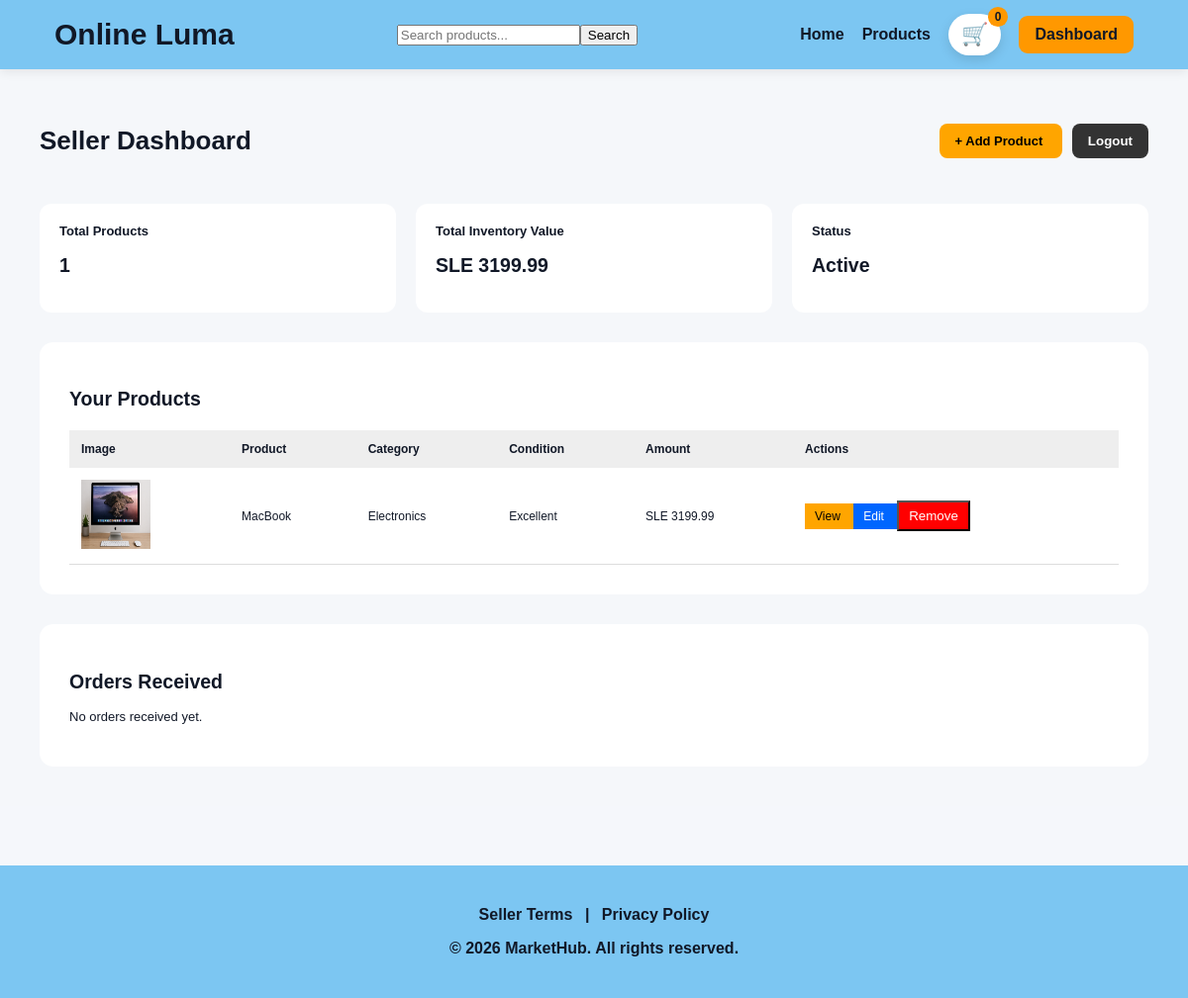
The page /dashboard/ (signed in) on the database its author committed.
### website/models.py (models this page shows, shortened)
class Product(models.Model):
    CONDITION_CHOICES = [
        ("Excellent", "Excellent"),
        ("Good", "Good"),
        ("Fair/Damaged", "Fair/Damaged"),
    ]
    seller = models.ForeignKey(User, on_delete=models.SET_NULL, null=True, blank=True)
    name = models.CharField(max_length=200)
    category = models.CharField(max_length=100, blank=True, null=True)
    amount = models.DecimalField(max_digits=10, decimal_places=2, default=0)
    description = models.TextField(blank=True, null=True)
    condition = models.CharField(max_length=20, choices=CONDITION_CHOICES, default="Good")
    image = models.ImageField(upload_to="products/", blank=True, null=True)

### website/views.py (the view)
# urls.py: path("dashboard/", views.seller_dashboard, name="seller_dashboard"),
@login_required
def seller_dashboard(request):
    products = Product.objects.filter(seller=request.user)
    total_products = products.count()
    total_value = sum(product.amount for product in products)
    order_items = OrderItem.objects.filter(
        seller=request.user
    ).select_related("order", "product").order_by("-order__created_at")
    return render(request, "dashboard.html", {
        "products": products,
        "total_products": total_products,
        "total_value": total_value,
        "order_items": order_items,
    })

### website/templates/dashboard.html (shortened to what this page needs)
{% extends "base.html" %}
{% block content %}
<div style="padding:40px; background:#f5f7fa; min-height:80vh; font-size:13px;">
    <div style="display:flex; justify-content:space-between; align-items:center; margin-bottom:30px;">
        <h1 style="font-size:26px;">Seller Dashboard</h1>
        <div>
            <a href="{% url 'add_product' %}" style="background:orange; padding:10px 16px; border-radius:8px; text-decoration:none; color:black; font-weight:bold;">
                + Add Product
            </a>
            <form action="{% url 'logout' %}" method="post" style="display:inline;">
                <button type="submit" style="background:#333; color:white; border:none; padding:10px 16px; border-radius:8px; font-weight:bold; margin-left:10px; cursor:pointer;">
                    Logout
                </button>
            </form>
        </div>
    </div>
    <div style="display:grid; grid-template-columns:repeat(3, 1fr); gap:20px; margin-bottom:30px;">
        <div style="background:white; padding:20px; border-radius:12px;">
            <strong>Total Products</strong>
            <h2>{{ total_products }}</h2>
        </div>
        <div style="background:white; padding:20px; border-radius:12px;">
            <strong>Total Inventory Value</strong>
            <h2>SLE {{ total_value|floatformat:2 }}</h2>
        </div>
        <div style="background:white; padding:20px; border-radius:12px;">
            <strong>Status</strong>
            <h2>Active</h2>
        </div>
    </div>
    <div style="background:white; padding:30px; border-radius:14px; margin-bottom:30px;">
        <h2>Your Products</h2>
        <table style="width:100%; font-size:12px; border-collapse:collapse; margin-top:20px;">
            <thead>
                <tr style="background:#eee;">
                    <th style="padding:12px; text-align:left;">Image</th>
                    <th style="padding:12px; text-align:left;">Product</th>
                    <th style="padding:12px; text-align:left;">Category</th>
                    <th style="padding:12px; text-align:left;">Condition</th>
                    <th style="padding:12px; text-align:left;">Amount</th>
                    <th style="padding:12px; text-align:left;">Actions</th>
                </tr>
            </thead>
            <tbody>
<tbody>
{% for product in products %}
<tr style="border-bottom:1px solid #ddd;">
    <td style="padding:12px;">
        {% if product.image %}
            <img src="{{ product.image.url }}" width="70" height="70">
        {% else %}
            No Image
        {% endif %}
    </td>
    <td style="padding:12px;">{{ product.name }}</td>
    <td style="padding:12px;">{{ product.category }}</td>
    <td style="padding:12px;">{{ product.condition }}</td>
    <td style="padding:12px;">SLE {{ product.amount }}</td>
    <td style="padding:12px;">
        <a href="{% url 'product_detail' product.id %}"
           style="background:orange; padding:6px 10px; color:black;">
           View
        </a>
        <a href="{% url 'edit_product' product.id %}"
           style="background:#0066ff; padding:6px 10px; color:white;">
           Edit
        </a>
        <form action="{% url 'delete_product' product.id %}" method="post" style="display:inline;">
            <button type="submit"
                onclick="return confirm('Are you sure you want to delete this product?');"
                style="background:red; color:white; padding:6px 10px;">
                Remove
            </button>
        </form>
    </td>
</tr>
{% endfor %}
</tbody></table>
    </div>
    <div style="background:white; padding:30px; border-radius:14px;">
        <h2>Orders Received</h2>
        {% if order_items %}
        <table style="width:100%; border-collapse:collapse; font-size:12px; margin-top:20px;">
            <thead>
                <tr style="background:#eee;">
                    <th style="padding:12px; text-align:left;">Order ID</th>
                    <th style="padding:12px; text-align:left;">Product</th>
                    <th style="padding:12px; text-align:left;">Buyer</th>
                    <th style="padding:12px; text-align:left;">Phone</th>
                    <th style="padding:12px; text-align:left;">Address</th>
                    <th style="padding:12px; text-align:left;">Payment</th>
                    <th style="padding:12px; text-align:left;">Status</th>
                    <th style="padding:12px; text-align:left;">Amount</th>
                </tr>
            </thead>
            <tbody>
                {% for item in order_items %}
                <tr style="border-bottom:1px solid #ddd;">
                    <td style="padding:12px;">#{{ item.order.id }}</td>
                    <td style="padding:12px;">{{ item.product.name }}</td>
                    <td style="padding:12px;">{{ item.order.buyer_name }}</td>
                    <td style="padding:12px;">{{ item.order.buyer_phone }}</td>
                    <td style="padding:12px;">{{ item.order.buyer_address }}</td>
                    <td style="padding:12px;">{{ item.order.get_payment_method_display }}</td>
                    <td style="padding:12px;">{{ item.order.get_status_display }}</td>
                    <td style="padding:12px;">SLE {{ item.price|floatformat:2 }}</td>
                </tr>
                {% endfor %}
            </tbody>
        </table>
        {% else %}
            <p>No orders received yet.</p>
        {% endif %}
    </div>
</div>
{% endblock %}

### website/templates/base.html (style rules this page uses)
* { box-sizing: border-box; }
body { margin: 0; font-family: Arial, Helvetica, sans-serif; background: #f5f7fb; color: #111827; }
a { text-decoration: none; }

### rows shown on the page
Product: image (picture), name "MacBook", category "Electronics", condition "Excellent", amount "3199.99"

### other values the page prints
{{ request.session.cart|length|default:0 }} "0"
{{ total_products }} "1"
{{ total_value|floatformat:2 }} "3199.99"
